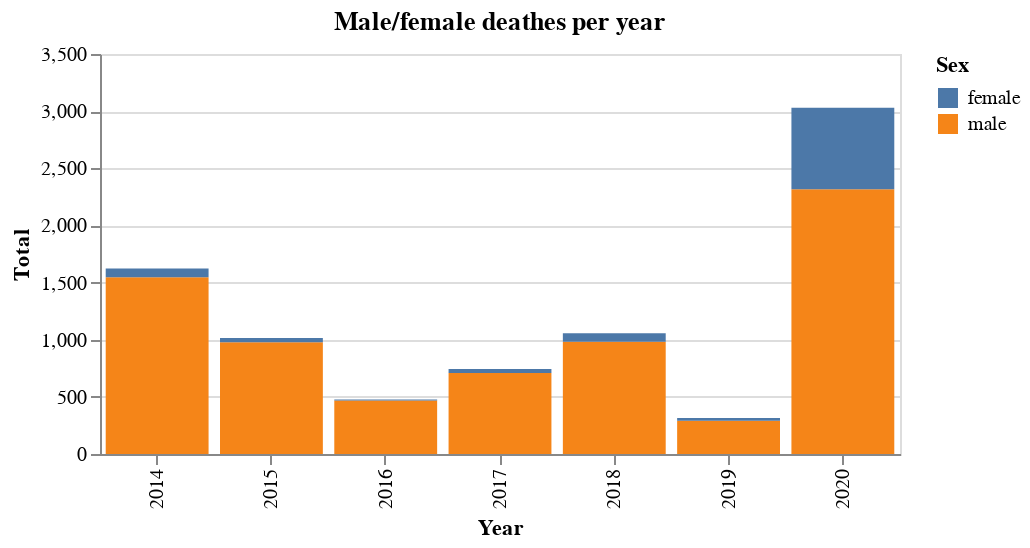

The cell this chart's notebook holds for it:
### Code cell
chart2 = alt.Chart(df_m,title='Male/female deathes per year').mark_bar().encode(
    x = alt.X('Year:N'),
    y = alt.Y('Total:Q'),
    color = alt.Color('Sex:N'),
    tooltip = alt.Tooltip('Total')
).properties(
    width=400,
    height=200)
chart2

### Figure 1 — Vega-Lite specification as saved in the notebook (floating-point values rounded to 4 significant figures)
{"config": {"view": {"continuousWidth": 400, "continuousHeight": 300}}, "data": {"name": "data-b5deac39edadf5376aff0727e2c6c2b9"}, "mark": "bar", "encoding": {"color": {"type": "nominal", "field": "Sex"}, "tooltip": {"type": "quantitative", "field": "Total"}, "x": {"type": "nominal", "field": "Year"}, "y": {"type": "quantitative", "field": "Total"}}, "height": 200, "title": "Male/female deathes per year", "width": 400, "$schema": "https://vega.github.io/schema/vega-lite/v4.8.1.json", "datasets": {"data-b5deac39edadf5376aff0727e2c6c2b9": [{"Year": 2014, "Sex": "male", "Total": 1546}, {"Year": 2015, "Sex": "male", "Total": 978}, {"Year": 2016, "Sex": "male", "Total": 468}, {"Year": 2017, "Sex": "male", "Total": 709}, {"Year": 2018, "Sex": "male", "Total": 982}, {"Year": 2019, "Sex": "male", "Total": 290}, {"Year": 2020, "Sex": "male", "Total": 2317}, {"Year": 2014, "Sex": "female", "Total": 78}, {"Year": 2015, "Sex": "female", "Total": 36}, {"Year": 2016, "Sex": "female", "Total": 8}, {"Year": 2017, "Sex": "female", "Total": 35}, {"Year": 2018, "Sex": "female", "Total": 74}, {"Year": 2019, "Sex": "female", "Total": 25}, {"Year": 2020, "Sex": "female", "Total": 713}]}}
